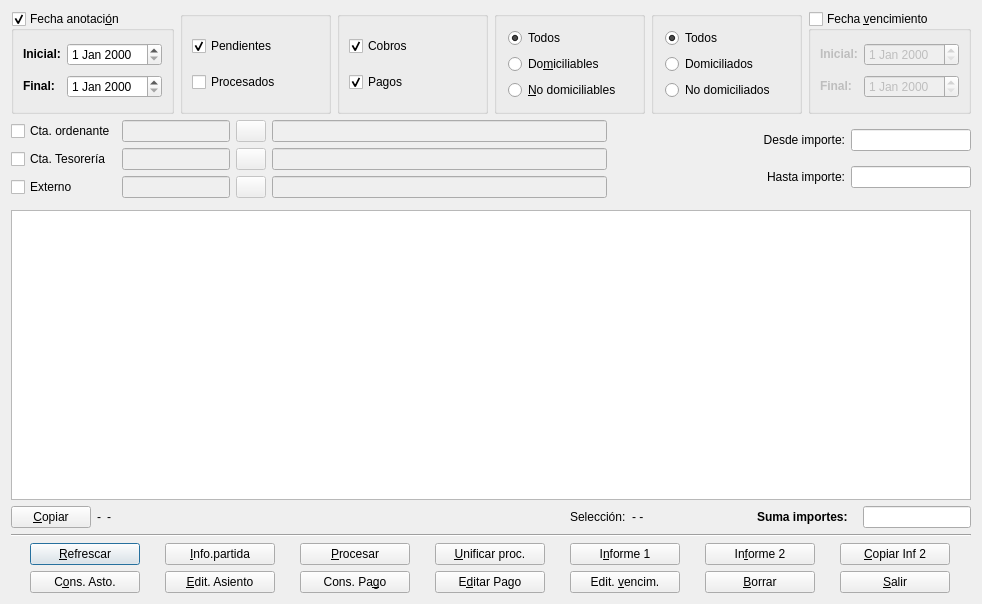
<?xml version="1.0" encoding="UTF-8"?>
<ui version="4.0">
 <author>José Manuel Díez Botella</author>
 <class>listavenci</class>
 <widget class="QDialog" name="listavenci">
  <property name="geometry">
   <rect>
    <x>0</x>
    <y>0</y>
    <width>982</width>
    <height>604</height>
   </rect>
  </property>
  <property name="windowTitle">
   <string>Vencimientos</string>
  </property>
  <layout class="QVBoxLayout" name="verticalLayout">
   <item>
    <layout class="QHBoxLayout">
     <property name="spacing">
      <number>6</number>
     </property>
     <property name="leftMargin">
      <number>0</number>
     </property>
     <property name="topMargin">
      <number>0</number>
     </property>
     <property name="rightMargin">
      <number>0</number>
     </property>
     <property name="bottomMargin">
      <number>0</number>
     </property>
     <item>
      <widget class="QGroupBox" name="anotaciongroupBox">
       <property name="title">
        <string>Fecha anotaci&amp;ón</string>
       </property>
       <property name="checkable">
        <bool>true</bool>
       </property>
       <property name="checked">
        <bool>true</bool>
       </property>
       <layout class="QVBoxLayout">
        <property name="spacing">
         <number>6</number>
        </property>
        <property name="leftMargin">
         <number>9</number>
        </property>
        <property name="topMargin">
         <number>9</number>
        </property>
        <property name="rightMargin">
         <number>9</number>
        </property>
        <property name="bottomMargin">
         <number>9</number>
        </property>
        <item>
         <layout class="QHBoxLayout">
          <property name="spacing">
           <number>6</number>
          </property>
          <property name="leftMargin">
           <number>0</number>
          </property>
          <property name="topMargin">
           <number>0</number>
          </property>
          <property name="rightMargin">
           <number>0</number>
          </property>
          <property name="bottomMargin">
           <number>0</number>
          </property>
          <item>
           <widget class="QLabel" name="textLabel1">
            <property name="text">
             <string>&lt;b&gt;Inicial:&lt;/b&gt;</string>
            </property>
            <property name="wordWrap">
             <bool>false</bool>
            </property>
           </widget>
          </item>
          <item>
           <widget class="QDateEdit" name="inicialdateEdit"/>
          </item>
         </layout>
        </item>
        <item>
         <layout class="QHBoxLayout">
          <property name="spacing">
           <number>6</number>
          </property>
          <property name="leftMargin">
           <number>0</number>
          </property>
          <property name="topMargin">
           <number>0</number>
          </property>
          <property name="rightMargin">
           <number>0</number>
          </property>
          <property name="bottomMargin">
           <number>0</number>
          </property>
          <item>
           <widget class="QLabel" name="textLabel2">
            <property name="text">
             <string>&lt;b&gt;Final:&lt;/b&gt;</string>
            </property>
            <property name="wordWrap">
             <bool>false</bool>
            </property>
           </widget>
          </item>
          <item>
           <widget class="QDateEdit" name="finaldateEdit"/>
          </item>
         </layout>
        </item>
       </layout>
      </widget>
     </item>
     <item>
      <widget class="QGroupBox" name="groupBox">
       <property name="title">
        <string/>
       </property>
       <layout class="QVBoxLayout">
        <property name="spacing">
         <number>6</number>
        </property>
        <property name="leftMargin">
         <number>9</number>
        </property>
        <property name="topMargin">
         <number>9</number>
        </property>
        <property name="rightMargin">
         <number>9</number>
        </property>
        <property name="bottomMargin">
         <number>9</number>
        </property>
        <item>
         <widget class="QCheckBox" name="pendientescheckBox">
          <property name="text">
           <string>Pendientes</string>
          </property>
          <property name="checked">
           <bool>true</bool>
          </property>
         </widget>
        </item>
        <item>
         <widget class="QCheckBox" name="procesadoscheckBox">
          <property name="text">
           <string>Procesados</string>
          </property>
         </widget>
        </item>
       </layout>
      </widget>
     </item>
     <item>
      <widget class="QGroupBox" name="groupBox_2">
       <property name="title">
        <string/>
       </property>
       <layout class="QVBoxLayout">
        <property name="spacing">
         <number>6</number>
        </property>
        <property name="leftMargin">
         <number>9</number>
        </property>
        <property name="topMargin">
         <number>9</number>
        </property>
        <property name="rightMargin">
         <number>9</number>
        </property>
        <property name="bottomMargin">
         <number>9</number>
        </property>
        <item>
         <widget class="QCheckBox" name="cobroscheckBox">
          <property name="text">
           <string>Cobros</string>
          </property>
          <property name="checked">
           <bool>true</bool>
          </property>
         </widget>
        </item>
        <item>
         <widget class="QCheckBox" name="pagoscheckBox">
          <property name="text">
           <string>Pagos</string>
          </property>
          <property name="checked">
           <bool>true</bool>
          </property>
         </widget>
        </item>
       </layout>
      </widget>
     </item>
     <item>
      <widget class="QGroupBox" name="domgroupBox">
       <property name="title">
        <string/>
       </property>
       <layout class="QVBoxLayout" name="verticalLayout_2">
        <item>
         <widget class="QRadioButton" name="todosradioButton">
          <property name="text">
           <string>Todos</string>
          </property>
          <property name="checked">
           <bool>true</bool>
          </property>
         </widget>
        </item>
        <item>
         <widget class="QRadioButton" name="domiciliablesradioButton">
          <property name="text">
           <string>Do&amp;miciliables</string>
          </property>
         </widget>
        </item>
        <item>
         <widget class="QRadioButton" name="nodomiciliablesradioButton">
          <property name="text">
           <string>&amp;No domiciliables</string>
          </property>
         </widget>
        </item>
       </layout>
      </widget>
     </item>
     <item>
      <widget class="QGroupBox" name="dom2groupBox">
       <property name="title">
        <string/>
       </property>
       <layout class="QVBoxLayout" name="verticalLayout_3">
        <item>
         <widget class="QRadioButton" name="todos2radioButton">
          <property name="text">
           <string>Todos</string>
          </property>
          <property name="checked">
           <bool>true</bool>
          </property>
         </widget>
        </item>
        <item>
         <widget class="QRadioButton" name="domiciliadosradioButton">
          <property name="text">
           <string>Domiciliados</string>
          </property>
         </widget>
        </item>
        <item>
         <widget class="QRadioButton" name="nodomiciliadosradioButton">
          <property name="text">
           <string>No domiciliados</string>
          </property>
         </widget>
        </item>
       </layout>
      </widget>
     </item>
     <item>
      <widget class="QGroupBox" name="vencigroupBox">
       <property name="title">
        <string>Fecha &amp;vencimiento</string>
       </property>
       <property name="checkable">
        <bool>true</bool>
       </property>
       <property name="checked">
        <bool>false</bool>
       </property>
       <layout class="QVBoxLayout">
        <property name="spacing">
         <number>6</number>
        </property>
        <property name="leftMargin">
         <number>9</number>
        </property>
        <property name="topMargin">
         <number>9</number>
        </property>
        <property name="rightMargin">
         <number>9</number>
        </property>
        <property name="bottomMargin">
         <number>9</number>
        </property>
        <item>
         <layout class="QHBoxLayout">
          <property name="spacing">
           <number>6</number>
          </property>
          <property name="leftMargin">
           <number>0</number>
          </property>
          <property name="topMargin">
           <number>0</number>
          </property>
          <property name="rightMargin">
           <number>0</number>
          </property>
          <property name="bottomMargin">
           <number>0</number>
          </property>
          <item>
           <widget class="QLabel" name="textLabel1_2">
            <property name="text">
             <string>&lt;b&gt;Inicial:&lt;/b&gt;</string>
            </property>
            <property name="wordWrap">
             <bool>false</bool>
            </property>
           </widget>
          </item>
          <item>
           <widget class="QDateEdit" name="venciinidateEdit"/>
          </item>
         </layout>
        </item>
        <item>
         <layout class="QHBoxLayout">
          <property name="spacing">
           <number>6</number>
          </property>
          <property name="leftMargin">
           <number>0</number>
          </property>
          <property name="topMargin">
           <number>0</number>
          </property>
          <property name="rightMargin">
           <number>0</number>
          </property>
          <property name="bottomMargin">
           <number>0</number>
          </property>
          <item>
           <widget class="QLabel" name="textLabel2_2">
            <property name="text">
             <string>&lt;b&gt;Final:&lt;/b&gt;</string>
            </property>
            <property name="wordWrap">
             <bool>false</bool>
            </property>
           </widget>
          </item>
          <item>
           <widget class="QDateEdit" name="vencifindateEdit"/>
          </item>
         </layout>
        </item>
       </layout>
      </widget>
     </item>
    </layout>
   </item>
   <item>
    <layout class="QHBoxLayout" name="horizontalLayout">
     <item>
      <layout class="QGridLayout" name="gridLayout_3">
       <item row="0" column="0">
        <widget class="QCheckBox" name="cuentacheckBox">
         <property name="sizePolicy">
          <sizepolicy hsizetype="Preferred" vsizetype="Preferred">
           <horstretch>0</horstretch>
           <verstretch>0</verstretch>
          </sizepolicy>
         </property>
         <property name="text">
          <string>Cta. ordenante</string>
         </property>
        </widget>
       </item>
       <item row="0" column="1">
        <layout class="QHBoxLayout">
         <property name="spacing">
          <number>6</number>
         </property>
         <property name="leftMargin">
          <number>0</number>
         </property>
         <property name="topMargin">
          <number>0</number>
         </property>
         <property name="rightMargin">
          <number>0</number>
         </property>
         <property name="bottomMargin">
          <number>0</number>
         </property>
         <item>
          <widget class="QLineEdit" name="cuentalineEdit">
           <property name="enabled">
            <bool>false</bool>
           </property>
           <property name="maximumSize">
            <size>
             <width>160</width>
             <height>32767</height>
            </size>
           </property>
           <property name="maxLength">
            <number>40</number>
           </property>
          </widget>
         </item>
         <item>
          <widget class="QPushButton" name="buscapushButton">
           <property name="enabled">
            <bool>false</bool>
           </property>
           <property name="maximumSize">
            <size>
             <width>30</width>
             <height>30</height>
            </size>
           </property>
           <property name="text">
            <string/>
           </property>
           <property name="icon">
            <iconset resource="keme.qrc">
             <normaloff>:/iconos/graf/viewer.xpm</normaloff>:/iconos/graf/viewer.xpm</iconset>
           </property>
           <property name="autoDefault">
            <bool>false</bool>
           </property>
          </widget>
         </item>
         <item>
          <widget class="QLineEdit" name="descriplineEdit">
           <property name="enabled">
            <bool>false</bool>
           </property>
           <property name="minimumSize">
            <size>
             <width>335</width>
             <height>0</height>
            </size>
           </property>
           <property name="maxLength">
            <number>80</number>
           </property>
           <property name="readOnly">
            <bool>true</bool>
           </property>
          </widget>
         </item>
        </layout>
       </item>
       <item row="1" column="0">
        <widget class="QCheckBox" name="cuentatcheckBox">
         <property name="sizePolicy">
          <sizepolicy hsizetype="Preferred" vsizetype="Preferred">
           <horstretch>0</horstretch>
           <verstretch>0</verstretch>
          </sizepolicy>
         </property>
         <property name="text">
          <string>Cta. Tesorería</string>
         </property>
        </widget>
       </item>
       <item row="1" column="1">
        <layout class="QHBoxLayout">
         <property name="spacing">
          <number>6</number>
         </property>
         <property name="leftMargin">
          <number>0</number>
         </property>
         <property name="topMargin">
          <number>0</number>
         </property>
         <property name="rightMargin">
          <number>0</number>
         </property>
         <property name="bottomMargin">
          <number>0</number>
         </property>
         <item>
          <widget class="QLineEdit" name="cuentatlineEdit">
           <property name="enabled">
            <bool>false</bool>
           </property>
           <property name="maximumSize">
            <size>
             <width>160</width>
             <height>32767</height>
            </size>
           </property>
           <property name="maxLength">
            <number>40</number>
           </property>
          </widget>
         </item>
         <item>
          <widget class="QPushButton" name="buscatpushButton">
           <property name="enabled">
            <bool>false</bool>
           </property>
           <property name="maximumSize">
            <size>
             <width>30</width>
             <height>30</height>
            </size>
           </property>
           <property name="text">
            <string/>
           </property>
           <property name="icon">
            <iconset resource="keme.qrc">
             <normaloff>:/iconos/graf/viewer.xpm</normaloff>:/iconos/graf/viewer.xpm</iconset>
           </property>
           <property name="autoDefault">
            <bool>false</bool>
           </property>
          </widget>
         </item>
         <item>
          <widget class="QLineEdit" name="descriptlineEdit">
           <property name="enabled">
            <bool>false</bool>
           </property>
           <property name="minimumSize">
            <size>
             <width>335</width>
             <height>0</height>
            </size>
           </property>
           <property name="maxLength">
            <number>80</number>
           </property>
           <property name="readOnly">
            <bool>true</bool>
           </property>
          </widget>
         </item>
        </layout>
       </item>
       <item row="2" column="0">
        <widget class="QCheckBox" name="externo_checkBox">
         <property name="sizePolicy">
          <sizepolicy hsizetype="Preferred" vsizetype="Preferred">
           <horstretch>0</horstretch>
           <verstretch>0</verstretch>
          </sizepolicy>
         </property>
         <property name="text">
          <string>Externo</string>
         </property>
        </widget>
       </item>
       <item row="2" column="1">
        <layout class="QHBoxLayout" name="_2">
         <property name="spacing">
          <number>6</number>
         </property>
         <property name="leftMargin">
          <number>0</number>
         </property>
         <property name="topMargin">
          <number>0</number>
         </property>
         <property name="rightMargin">
          <number>0</number>
         </property>
         <property name="bottomMargin">
          <number>0</number>
         </property>
         <item>
          <widget class="QLineEdit" name="externo_lineEdit">
           <property name="enabled">
            <bool>false</bool>
           </property>
           <property name="maximumSize">
            <size>
             <width>160</width>
             <height>32767</height>
            </size>
           </property>
           <property name="maxLength">
            <number>40</number>
           </property>
          </widget>
         </item>
         <item>
          <widget class="QPushButton" name="busca_externo_pushButton">
           <property name="enabled">
            <bool>false</bool>
           </property>
           <property name="maximumSize">
            <size>
             <width>30</width>
             <height>30</height>
            </size>
           </property>
           <property name="text">
            <string/>
           </property>
           <property name="icon">
            <iconset resource="keme.qrc">
             <normaloff>:/iconos/graf/viewer.xpm</normaloff>:/iconos/graf/viewer.xpm</iconset>
           </property>
           <property name="autoDefault">
            <bool>false</bool>
           </property>
          </widget>
         </item>
         <item>
          <widget class="QLineEdit" name="externo_descrip_lineEdit">
           <property name="enabled">
            <bool>false</bool>
           </property>
           <property name="minimumSize">
            <size>
             <width>335</width>
             <height>0</height>
            </size>
           </property>
           <property name="maxLength">
            <number>80</number>
           </property>
           <property name="readOnly">
            <bool>true</bool>
           </property>
          </widget>
         </item>
        </layout>
       </item>
      </layout>
     </item>
     <item>
      <layout class="QGridLayout" name="gridLayout_2">
       <item row="0" column="0">
        <widget class="QLabel" name="label">
         <property name="text">
          <string>Desde importe:</string>
         </property>
         <property name="alignment">
          <set>Qt::AlignRight|Qt::AlignTrailing|Qt::AlignVCenter</set>
         </property>
        </widget>
       </item>
       <item row="0" column="1">
        <widget class="QLineEdit" name="importe_desdelineEdit">
         <property name="maximumSize">
          <size>
           <width>120</width>
           <height>16777215</height>
          </size>
         </property>
        </widget>
       </item>
       <item row="1" column="0">
        <widget class="QLabel" name="label_2">
         <property name="text">
          <string>Hasta importe:</string>
         </property>
         <property name="alignment">
          <set>Qt::AlignRight|Qt::AlignTrailing|Qt::AlignVCenter</set>
         </property>
        </widget>
       </item>
       <item row="1" column="1">
        <widget class="QLineEdit" name="importe_hastalineEdit">
         <property name="maximumSize">
          <size>
           <width>120</width>
           <height>16777215</height>
          </size>
         </property>
        </widget>
       </item>
      </layout>
     </item>
    </layout>
   </item>
   <item>
    <widget class="Line" name="line_2">
     <property name="lineWidth">
      <number>3</number>
     </property>
     <property name="orientation">
      <enum>Qt::Vertical</enum>
     </property>
    </widget>
   </item>
   <item>
    <widget class="QTableView" name="latablavencipase"/>
   </item>
   <item>
    <layout class="QHBoxLayout">
     <property name="spacing">
      <number>6</number>
     </property>
     <property name="leftMargin">
      <number>0</number>
     </property>
     <property name="topMargin">
      <number>0</number>
     </property>
     <property name="rightMargin">
      <number>0</number>
     </property>
     <property name="bottomMargin">
      <number>0</number>
     </property>
     <item>
      <widget class="QPushButton" name="copiarpushButton">
       <property name="text">
        <string>&amp;Copiar</string>
       </property>
       <property name="icon">
        <iconset resource="keme.qrc">
         <normaloff>:/iconos/graf/copiar.png</normaloff>:/iconos/graf/copiar.png</iconset>
       </property>
      </widget>
     </item>
     <item>
      <widget class="QLabel" name="codigolabel">
       <property name="text">
        <string>-</string>
       </property>
      </widget>
     </item>
     <item>
      <widget class="QLabel" name="descriplabel">
       <property name="minimumSize">
        <size>
         <width>350</width>
         <height>0</height>
        </size>
       </property>
       <property name="maximumSize">
        <size>
         <width>350</width>
         <height>16777215</height>
        </size>
       </property>
       <property name="text">
        <string>-</string>
       </property>
      </widget>
     </item>
     <item>
      <spacer>
       <property name="orientation">
        <enum>Qt::Horizontal</enum>
       </property>
       <property name="sizeHint" stdset="0">
        <size>
         <width>40</width>
         <height>20</height>
        </size>
       </property>
      </spacer>
     </item>
     <item>
      <widget class="QLabel" name="label_3">
       <property name="text">
        <string>Selección:</string>
       </property>
      </widget>
     </item>
     <item>
      <widget class="QLabel" name="selec_label">
       <property name="text">
        <string>- -</string>
       </property>
      </widget>
     </item>
     <item>
      <spacer name="horizontalSpacer">
       <property name="orientation">
        <enum>Qt::Horizontal</enum>
       </property>
       <property name="sizeHint" stdset="0">
        <size>
         <width>40</width>
         <height>20</height>
        </size>
       </property>
      </spacer>
     </item>
     <item>
      <widget class="QLabel" name="textLabel3">
       <property name="minimumSize">
        <size>
         <width>100</width>
         <height>0</height>
        </size>
       </property>
       <property name="text">
        <string>&lt;b&gt;Suma importes:&lt;/b&gt;</string>
       </property>
       <property name="wordWrap">
        <bool>false</bool>
       </property>
      </widget>
     </item>
     <item>
      <widget class="QLineEdit" name="sumaimportelineEdit">
       <property name="maximumSize">
        <size>
         <width>200</width>
         <height>32767</height>
        </size>
       </property>
       <property name="alignment">
        <set>Qt::AlignRight</set>
       </property>
       <property name="readOnly">
        <bool>true</bool>
       </property>
      </widget>
     </item>
    </layout>
   </item>
   <item>
    <widget class="Line" name="line">
     <property name="orientation">
      <enum>Qt::Horizontal</enum>
     </property>
    </widget>
   </item>
   <item>
    <layout class="QGridLayout" name="gridLayout">
     <item row="0" column="0">
      <widget class="QPushButton" name="refrescapushButton">
       <property name="minimumSize">
        <size>
         <width>110</width>
         <height>0</height>
        </size>
       </property>
       <property name="maximumSize">
        <size>
         <width>110</width>
         <height>16777215</height>
        </size>
       </property>
       <property name="text">
        <string>&amp;Refrescar</string>
       </property>
       <property name="icon">
        <iconset resource="keme.qrc">
         <normaloff>:/iconos/graf/rayo.png</normaloff>:/iconos/graf/rayo.png</iconset>
       </property>
       <property name="shortcut">
        <string>Alt+R</string>
       </property>
       <property name="autoDefault">
        <bool>false</bool>
       </property>
       <property name="default">
        <bool>true</bool>
       </property>
      </widget>
     </item>
     <item row="1" column="0">
      <widget class="QPushButton" name="consulta_asientopushButton">
       <property name="minimumSize">
        <size>
         <width>110</width>
         <height>0</height>
        </size>
       </property>
       <property name="maximumSize">
        <size>
         <width>110</width>
         <height>16777215</height>
        </size>
       </property>
       <property name="text">
        <string>C&amp;ons. Asto.</string>
       </property>
       <property name="icon">
        <iconset resource="keme.qrc">
         <normaloff>:/iconos/graf/xmag.png</normaloff>:/iconos/graf/xmag.png</iconset>
       </property>
      </widget>
     </item>
     <item row="0" column="4">
      <widget class="QPushButton" name="imprimirpushButton">
       <property name="minimumSize">
        <size>
         <width>110</width>
         <height>0</height>
        </size>
       </property>
       <property name="maximumSize">
        <size>
         <width>110</width>
         <height>16777215</height>
        </size>
       </property>
       <property name="text">
        <string>I&amp;nforme 1</string>
       </property>
       <property name="icon">
        <iconset resource="keme.qrc">
         <normaloff>:/iconos/graf/printer.png</normaloff>:/iconos/graf/printer.png</iconset>
       </property>
       <property name="shortcut">
        <string>Alt+I</string>
       </property>
       <property name="autoDefault">
        <bool>false</bool>
       </property>
      </widget>
     </item>
     <item row="0" column="2">
      <widget class="QPushButton" name="procesapushButton">
       <property name="minimumSize">
        <size>
         <width>110</width>
         <height>0</height>
        </size>
       </property>
       <property name="maximumSize">
        <size>
         <width>110</width>
         <height>16777215</height>
        </size>
       </property>
       <property name="text">
        <string>&amp;Procesar</string>
       </property>
       <property name="icon">
        <iconset resource="keme.qrc">
         <normaloff>:/iconos/graf/run-build.png</normaloff>:/iconos/graf/run-build.png</iconset>
       </property>
       <property name="shortcut">
        <string>Alt+P</string>
       </property>
       <property name="autoDefault">
        <bool>false</bool>
       </property>
      </widget>
     </item>
     <item row="0" column="1">
      <widget class="QPushButton" name="infopushButton">
       <property name="minimumSize">
        <size>
         <width>110</width>
         <height>0</height>
        </size>
       </property>
       <property name="maximumSize">
        <size>
         <width>110</width>
         <height>16777215</height>
        </size>
       </property>
       <property name="text">
        <string>&amp;Info.partida</string>
       </property>
       <property name="icon">
        <iconset resource="keme.qrc">
         <normaloff>:/iconos/graf/help-hint.png</normaloff>:/iconos/graf/help-hint.png</iconset>
       </property>
       <property name="shortcut">
        <string>Alt+I</string>
       </property>
       <property name="autoDefault">
        <bool>false</bool>
       </property>
      </widget>
     </item>
     <item row="0" column="3">
      <widget class="QPushButton" name="unificarpushButton">
       <property name="minimumSize">
        <size>
         <width>110</width>
         <height>0</height>
        </size>
       </property>
       <property name="maximumSize">
        <size>
         <width>110</width>
         <height>16777215</height>
        </size>
       </property>
       <property name="text">
        <string>&amp;Unificar proc.</string>
       </property>
       <property name="icon">
        <iconset resource="keme.qrc">
         <normaloff>:/iconos/graf/address-book-new.png</normaloff>:/iconos/graf/address-book-new.png</iconset>
       </property>
      </widget>
     </item>
     <item row="0" column="5">
      <widget class="QPushButton" name="informe2pushButton">
       <property name="minimumSize">
        <size>
         <width>110</width>
         <height>0</height>
        </size>
       </property>
       <property name="maximumSize">
        <size>
         <width>110</width>
         <height>16777215</height>
        </size>
       </property>
       <property name="text">
        <string>In&amp;forme 2</string>
       </property>
       <property name="icon">
        <iconset resource="keme.qrc">
         <normaloff>:/iconos/graf/printer.png</normaloff>:/iconos/graf/printer.png</iconset>
       </property>
      </widget>
     </item>
     <item row="1" column="2">
      <widget class="QPushButton" name="conspagopushButton">
       <property name="minimumSize">
        <size>
         <width>110</width>
         <height>0</height>
        </size>
       </property>
       <property name="maximumSize">
        <size>
         <width>110</width>
         <height>16777215</height>
        </size>
       </property>
       <property name="text">
        <string>Cons. Pa&amp;go</string>
       </property>
       <property name="icon">
        <iconset resource="keme.qrc">
         <normaloff>:/iconos/graf/ghostview.xpm</normaloff>:/iconos/graf/ghostview.xpm</iconset>
       </property>
      </widget>
     </item>
     <item row="1" column="4">
      <widget class="QPushButton" name="edvencipushButton">
       <property name="minimumSize">
        <size>
         <width>110</width>
         <height>0</height>
        </size>
       </property>
       <property name="maximumSize">
        <size>
         <width>110</width>
         <height>16777215</height>
        </size>
       </property>
       <property name="text">
        <string>Edit. &amp;vencim.</string>
       </property>
       <property name="icon">
        <iconset resource="keme.qrc">
         <normaloff>:/iconos/graf/calendario_venci.png</normaloff>:/iconos/graf/calendario_venci.png</iconset>
       </property>
      </widget>
     </item>
     <item row="1" column="3">
      <widget class="QPushButton" name="editapagopushButton">
       <property name="minimumSize">
        <size>
         <width>110</width>
         <height>0</height>
        </size>
       </property>
       <property name="maximumSize">
        <size>
         <width>110</width>
         <height>16777215</height>
        </size>
       </property>
       <property name="text">
        <string>E&amp;ditar Pago</string>
       </property>
       <property name="icon">
        <iconset resource="keme.qrc">
         <normaloff>:/iconos/graf/edit.png</normaloff>:/iconos/graf/edit.png</iconset>
       </property>
      </widget>
     </item>
     <item row="1" column="1">
      <widget class="QPushButton" name="ed_asientopushButton">
       <property name="minimumSize">
        <size>
         <width>110</width>
         <height>0</height>
        </size>
       </property>
       <property name="maximumSize">
        <size>
         <width>110</width>
         <height>16777215</height>
        </size>
       </property>
       <property name="text">
        <string>&amp;Edit. Asiento</string>
       </property>
       <property name="icon">
        <iconset resource="keme.qrc">
         <normaloff>:/iconos/graf/boligrafo_editar.png</normaloff>:/iconos/graf/boligrafo_editar.png</iconset>
       </property>
      </widget>
     </item>
     <item row="1" column="7">
      <widget class="QPushButton" name="cancelarpushButton">
       <property name="minimumSize">
        <size>
         <width>110</width>
         <height>0</height>
        </size>
       </property>
       <property name="maximumSize">
        <size>
         <width>110</width>
         <height>16777215</height>
        </size>
       </property>
       <property name="text">
        <string>&amp;Salir</string>
       </property>
       <property name="icon">
        <iconset resource="keme.qrc">
         <normaloff>:/iconos/graf/application-exit.png</normaloff>:/iconos/graf/application-exit.png</iconset>
       </property>
       <property name="shortcut">
        <string>Alt+S</string>
       </property>
       <property name="autoDefault">
        <bool>false</bool>
       </property>
      </widget>
     </item>
     <item row="1" column="5">
      <widget class="QPushButton" name="borrarpushButton">
       <property name="minimumSize">
        <size>
         <width>110</width>
         <height>0</height>
        </size>
       </property>
       <property name="maximumSize">
        <size>
         <width>110</width>
         <height>16777215</height>
        </size>
       </property>
       <property name="text">
        <string>&amp;Borrar</string>
       </property>
       <property name="icon">
        <iconset resource="keme.qrc">
         <normaloff>:/iconos/graf/borrar.png</normaloff>:/iconos/graf/borrar.png</iconset>
       </property>
       <property name="shortcut">
        <string>Alt+B</string>
       </property>
       <property name="autoDefault">
        <bool>false</bool>
       </property>
      </widget>
     </item>
     <item row="0" column="7">
      <widget class="QPushButton" name="copia2_pushButton">
       <property name="minimumSize">
        <size>
         <width>110</width>
         <height>0</height>
        </size>
       </property>
       <property name="maximumSize">
        <size>
         <width>110</width>
         <height>16777215</height>
        </size>
       </property>
       <property name="text">
        <string>&amp;Copiar Inf 2</string>
       </property>
       <property name="icon">
        <iconset resource="keme.qrc">
         <normaloff>:/iconos/graf/Copy.png</normaloff>:/iconos/graf/Copy.png</iconset>
       </property>
       <property name="shortcut">
        <string>Alt+A</string>
       </property>
       <property name="autoDefault">
        <bool>false</bool>
       </property>
      </widget>
     </item>
    </layout>
   </item>
  </layout>
 </widget>
 <layoutdefault spacing="6" margin="11"/>
 <tabstops>
  <tabstop>latablavencipase</tabstop>
  <tabstop>anotaciongroupBox</tabstop>
  <tabstop>inicialdateEdit</tabstop>
  <tabstop>finaldateEdit</tabstop>
  <tabstop>pendientescheckBox</tabstop>
  <tabstop>procesadoscheckBox</tabstop>
  <tabstop>cobroscheckBox</tabstop>
  <tabstop>pagoscheckBox</tabstop>
  <tabstop>todosradioButton</tabstop>
  <tabstop>domiciliablesradioButton</tabstop>
  <tabstop>nodomiciliablesradioButton</tabstop>
  <tabstop>todos2radioButton</tabstop>
  <tabstop>domiciliadosradioButton</tabstop>
  <tabstop>nodomiciliadosradioButton</tabstop>
  <tabstop>vencigroupBox</tabstop>
  <tabstop>venciinidateEdit</tabstop>
  <tabstop>vencifindateEdit</tabstop>
  <tabstop>cuentacheckBox</tabstop>
  <tabstop>cuentalineEdit</tabstop>
  <tabstop>buscapushButton</tabstop>
  <tabstop>descriplineEdit</tabstop>
  <tabstop>cuentatcheckBox</tabstop>
  <tabstop>cuentatlineEdit</tabstop>
  <tabstop>buscatpushButton</tabstop>
  <tabstop>descriptlineEdit</tabstop>
  <tabstop>importe_desdelineEdit</tabstop>
  <tabstop>importe_hastalineEdit</tabstop>
  <tabstop>externo_checkBox</tabstop>
  <tabstop>externo_lineEdit</tabstop>
  <tabstop>busca_externo_pushButton</tabstop>
  <tabstop>externo_descrip_lineEdit</tabstop>
  <tabstop>copiarpushButton</tabstop>
  <tabstop>sumaimportelineEdit</tabstop>
  <tabstop>refrescapushButton</tabstop>
  <tabstop>infopushButton</tabstop>
  <tabstop>procesapushButton</tabstop>
  <tabstop>unificarpushButton</tabstop>
  <tabstop>imprimirpushButton</tabstop>
  <tabstop>informe2pushButton</tabstop>
  <tabstop>copia2_pushButton</tabstop>
  <tabstop>consulta_asientopushButton</tabstop>
  <tabstop>ed_asientopushButton</tabstop>
  <tabstop>conspagopushButton</tabstop>
  <tabstop>editapagopushButton</tabstop>
  <tabstop>edvencipushButton</tabstop>
  <tabstop>borrarpushButton</tabstop>
  <tabstop>cancelarpushButton</tabstop>
 </tabstops>
 <resources>
  <include location="keme.qrc"/>
 </resources>
 <connections>
  <connection>
   <sender>cancelarpushButton</sender>
   <signal>clicked()</signal>
   <receiver>listavenci</receiver>
   <slot>accept()</slot>
   <hints>
    <hint type="sourcelabel">
     <x>20</x>
     <y>20</y>
    </hint>
    <hint type="destinationlabel">
     <x>20</x>
     <y>20</y>
    </hint>
   </hints>
  </connection>
 </connections>
</ui>
